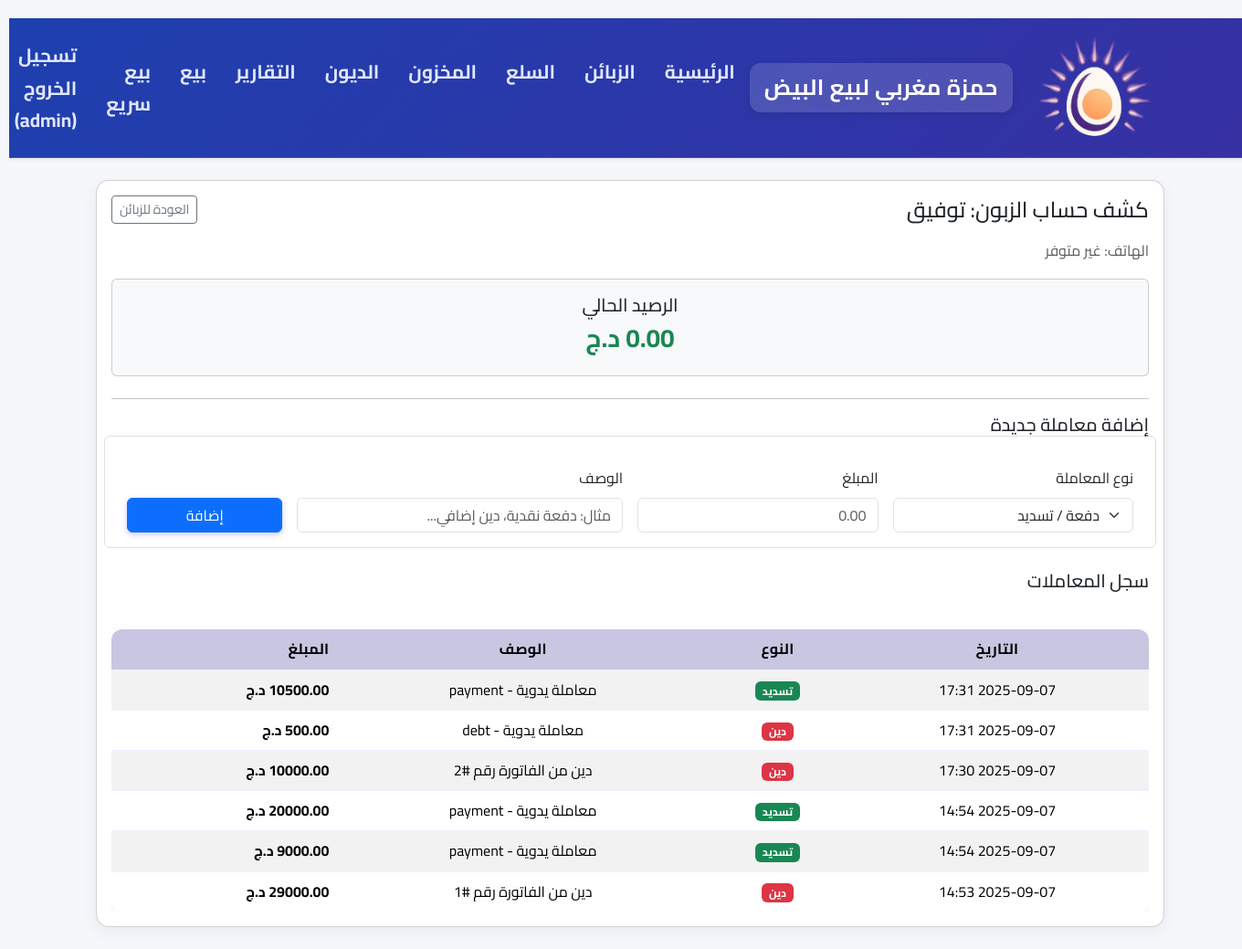
The app's page /customer/1/ledger (signed in) with its own data.
### app.py (models this page shows, shortened)
class User(UserMixin, db.Model):
    id = db.Column(db.Integer, primary_key=True)
    username = db.Column(db.String(80), unique=True, nullable=False)
    password_hash = db.Column(db.String(128))
    role = db.Column(db.String(20), nullable=False, default='seller') # 'admin' or 'seller'

class Customer(db.Model):
    id = db.Column(db.Integer, primary_key=True)
    name = db.Column(db.String(120), nullable=False)
    phone = db.Column(db.String(30))
    notes = db.Column(db.Text)
    @property
    def balance(self):
        total_debt = db.session.query(func.sum(DebtTransaction.amount)).filter(
            DebtTransaction.customer_id == self.id,
            DebtTransaction.transaction_type == 'debt'
        ).scalar() or Decimal('0')
        total_payment = db.session.query(func.sum(DebtTransaction.amount)).filter(
            DebtTransaction.customer_id == self.id,
            DebtTransaction.transaction_type == 'payment'
        ).scalar() or Decimal('0')
        return total_debt - total_payment

class DebtTransaction(db.Model):
    id = db.Column(db.Integer, primary_key=True)
    customer_id = db.Column(db.Integer, db.ForeignKey('customer.id'), nullable=False)
    customer = db.relationship('Customer', backref=db.backref('transactions', lazy=True, cascade="all, delete-orphan"))
    sale_id = db.Column(db.Integer, db.ForeignKey('sale.id'), nullable=True)
    sale = db.relationship('Sale')
    date = db.Column(db.DateTime, default=datetime.utcnow)
    transaction_type = db.Column(db.String(20), nullable=False) # 'debt' or 'payment'
    amount = db.Column(db.Numeric(10, 2), nullable=False)
    description = db.Column(db.Text)

### app.py (the view)
@app.route('/customer/<int:customer_id>/ledger')
@login_required
@admin_required
def customer_ledger(customer_id):
    customer = Customer.query.get_or_404(customer_id)
    transactions = DebtTransaction.query.filter_by(customer_id=customer_id).order_by(DebtTransaction.date.desc()).all()
    return render_template('customer_ledger.html', customer=customer, transactions=transactions)

### app.py (called while the page is built)
@login_manager.user_loader
def load_user(user_id):
    return User.query.get(int(user_id))

def admin_required(f):
    @wraps(f)
    def decorated_function(*args, **kwargs):
        if not current_user.is_authenticated or current_user.role != 'admin':
            flash('ليس لديك الصلاحية للوصول لهذه الصفحة.')
            return redirect(url_for('index'))
        return f(*args, **kwargs)
    return decorated_function

### templates/customer_ledger.html (shortened to what this page needs)
{% extends 'base.html' %}
{% block content %}
<div class="card card-modern">
    <div class="card-body">
        <div class="d-flex justify-content-between align-items-center mb-3">
            <h4 class="mb-0">كشف حساب الزبون: {{ customer.name }}</h4>
            <a href="{{ url_for('customers') }}" class="btn btn-sm btn-outline-secondary">العودة للزبائن</a>
        </div>
        <p class="text-muted">الهاتف: {{ customer.phone or 'غير متوفر' }}</p>
        <div class="card bg-light p-3 mb-4">
            <h5 class="text-center">الرصيد الحالي</h5>
            {% set balance = customer.balance %}
            <h3 class="text-center fw-bold {% if balance > 0 %}balance-positive{% else %}balance-zero{% endif %}">
                {{ "%.2f"|format(balance) }} د.ج
            </h3>
        </div>
        <hr>
        <h5 class="mb-3">إضافة معاملة جديدة</h5>
        <form action="{{ url_for('add_transaction') }}" method="POST" class="row g-3 border p-3 rounded mb-4">
            <div class="col-md-3">
                <label for="transaction_type" class="form-label">نوع المعاملة</label>
                <select name="transaction_type" id="transaction_type" class="form-select" required>
                    <option value="payment">دفعة / تسديد</option>
                </select>
            </div>
            <div class="col-md-3">
                <label for="amount" class="form-label">المبلغ</label>
                <input type="text" name="amount" id="amount" class="form-control" placeholder="0.00" required>
            </div>
            <div class="col-md-4">
                <label for="description" class="form-label">الوصف</label>
                <input type="text" name="description" id="description" class="form-control" placeholder="مثال: دفعة نقدية، دين إضافي...">
            </div>
            <div class="col-md-2 d-flex align-items-end">
                <button type="submit" class="btn btn-primary w-100">إضافة</button>
            </div>
        </form>
        <h5 class="mb-3">سجل المعاملات</h5>
        <div class="table-responsive">
            <table class="table table-striped table-hover">
                <thead class="table-light">
                    <tr>
                        <th>التاريخ</th>
                        <th>النوع</th>
                        <th>الوصف</th>
                        <th class="text-end">المبلغ</th>
                    </tr>
                </thead>
                <tbody>
                    {% for t in transactions %}
                    <tr>
                        <td>{{ t.date.strftime('%Y-%m-%d %H:%M') }}</td>
                        <td>
                            {% if t.transaction_type == 'debt' %}
                                <span class="badge bg-danger">دين</span>
                            {% else %}
                                <span class="badge bg-success">تسديد</span>
                            {% endif %}
                        </td>
                        <td>{{ t.description or '' }}</td>
                        <td class="text-end fw-bold {% if t.transaction_type == 'debt' %}transaction-debt{% else %}transaction-payment{% endif %}">
                            {{ "%.2f"|format(t.amount) }} د.ج
                        </td>
                    </tr>
                    {% else %}
                    <tr>
                        <td colspan="4" class="text-center text-muted">لا يوجد معاملات لعرضها.</td>
                    </tr>
                    {% endfor %}
                </tbody>
            </table>
        </div>
    </div>
</div>
{% endblock %}

### templates/base.html (shortened to what this page needs)
    <!doctype html>
    <html lang="ar" dir="rtl">
      <head>
        <link href="https://cdn.jsdelivr.net/npm/bootstrap@5.3.2/dist/css/bootstrap.min.css" rel="stylesheet">
        <link rel="stylesheet" href="{{ url_for('static', filename='style.css') }}">
      </head>
      <body class="rtl">
        {% if current_user.is_authenticated %}
        <nav class="navbar navbar-expand-lg navbar-light bg-white shadow-sm mb-4">
          <div class="container">
            <img
              src="{{ url_for('static', filename='logo.png') }}"
              alt="شعار المحل"
              class="navbar-logo d-inline-block align-text-top"
            >
            <a class="navbar-brand" href="{{ url_for('index') }}">حمزة مغربي لبيع البيض</a>
            <div class="collapse navbar-collapse">
              <ul class="navbar-nav me-auto">
                {% if current_user.role == 'admin' %}
                  <li class="nav-item"><a class="nav-link" href="{{ url_for('index') }}">الرئيسية</a></li>
                  <li class="nav-item"><a class="nav-link" href="{{ url_for('customers') }}">الزبائن</a></li>
                  <li class="nav-item"><a class="nav-link" href="{{ url_for('products') }}">السلع</a></li>
                  <li class="nav-item"><a class="nav-link" href="{{ url_for('inventory') }}">المخزون</a></li>
                  <li class="nav-item"><a class="nav-link" href="{{ url_for('all_debts') }}">الديون</a></li>
                  <li class="nav-item"><a class="nav-link" href="{{ url_for('reports') }}">التقارير</a></li>
                {% endif %}
                <li class="nav-item"><a class="nav-link" href="{{ url_for('new_sale') }}">بيع</a></li>
                <li class="nav-item"><a class="nav-link" href="{{ url_for('fast_selling') }}">بيع سريع</a></li>
              </ul>
              <ul class="navbar-nav ms-auto">
                <li class="nav-item">
                  <a class="nav-link" href="{{ url_for('logout') }}">تسجيل الخروج ({{ current_user.username }})</a>
                </li>
              </ul>
            </div>
          </div>
        </nav>
        {% endif %}
        <div class="container">
          {% block content %}{% endblock %}
        </div>
      </body>
    </html>

### static/style.css (style rules this page uses)
* { box-sizing: border-box; margin: 0; padding: 0; }
body { font-family: 'Cairo', 'Segoe UI', Tahoma, Geneva, Verdana, sans-serif; direction: rtl; background-color: #f8f9fc; color: #333; line-height: 1.7; min-height: 100vh; padding-top: 20px; }
.navbar { background: linear-gradient(135deg, #1e40af, #3730a3) !important; box-shadow: 0 4px 20px rgba(0, 0, 0, 0.1); padding: 0.7rem 0; border-bottom: 1px solid rgba(255, 255, 255, 0.1); margin-bottom: 2rem; }
.navbar-brand { font-family: 'Cairo', sans-serif; font-weight: 700; font-size: 1.5rem; color: #ffffff !important; background: rgba(255, 255, 255, 0.15); padding: 0.4rem 1rem; border-radius: 12px; transition: all 0.3s ease; box-shadow: 0 2px 8px rgba(0, 0, 0, 0.1); letter-spacing: 0.5px; }
.nav-link { font-family: 'Cairo', sans-serif; font-weight: 700; color: #e0e7ff !important; font-size: 1.30rem; padding: 0.5rem 1rem !important; border-radius: 8px; transition: all 0.3s ease; position: relative; }
.nav-link::after { content: ''; position: absolute; bottom: 5px; right: 10px; width: 0; height: 2px; background: #818cf8; transition: width 0.3s ease; border-radius: 1px; }
.collapse .navbar-nav .nav-item .nav-link { margin: 4px 0; }
.container { width: 90%; max-width: 1200px; margin: 0 auto; padding: 0 15px; }
.card-modern { background: white; border-radius: 16px; box-shadow: 0 8px 25px rgba(0, 0, 0, 0.08); overflow: hidden; transition: transform 0.3s ease, box-shadow 0.3s ease; margin-bottom: 1.5rem; }
table { width: 100%; border-collapse: separate; border-spacing: 0; margin: 25px 0; background: white; border-radius: 14px; overflow: hidden; box-shadow: 0 6px 20px rgba(0, 0, 0, 0.06); font-size: 1.00rem; text-align: center; direction: rtl; }
th { background: linear-gradient(135deg, #c8c6e1, #c8c6e1); color: #ffffff; font-weight: 700; font-size: 1.00rem; padding: 14px 16px; text-transform: uppercase; letter-spacing: 0.3px; box-shadow: 0 2px 8px rgba(0, 0, 0, 0.1); }
th, td { padding: 12px 15px; text-align: center; border-bottom: 1px solid #eef2ff; vertical-align: middle; }
tbody tr:last-child td { border-bottom: none; }
tbody tr { transition: background-color 0.2s ease, transform 0.2s ease; }
.card-modern table { margin-bottom: 0; border-radius: 12px; }
button { font-family: 'Cairo', sans-serif; background-color: #4f46e5; color: white; border: none; padding: 10px 20px; font-size: 0.95rem; border-radius: 8px; cursor: pointer; transition: all 0.3s ease; box-shadow: 0 2px 6px rgba(79, 70, 229, 0.3); }

### templates/base.html (style rules this page uses)
body { background: #f5f7fb; }
.card-modern { border-radius: 14px; box-shadow: 0 6px 18px rgba(20,30,50,0.06); }
.rtl { direction: rtl; text-align: right; }
.navbar-logo { width: 150px; height: auto; max-height: 150px; }

### templates/customer_ledger.html (style rules this page uses)
.balance-zero { color: #198754; }
.transaction-debt { color: #dc3545; }
.transaction-payment { color: #198754; }

### records on screen
User: username "admin"
Customer: name "توفيق", phone "غير متوفر"
DebtTransaction: date "2025-09-07 17:31", transaction_type "تسديد", description "معاملة يدوية - payment", amount "10500.00"
DebtTransaction: date "2025-09-07 17:31", transaction_type "دين", description "معاملة يدوية - debt", amount "500.00"
DebtTransaction: date "2025-09-07 17:30", transaction_type "دين", amount "10000.00"
DebtTransaction: date "2025-09-07 14:54", transaction_type "تسديد", description "معاملة يدوية - payment", amount "20000.00"
DebtTransaction: date "2025-09-07 14:54", transaction_type "تسديد", description "معاملة يدوية - payment", amount "9000.00"
DebtTransaction: date "2025-09-07 14:53", transaction_type "دين", amount "29000.00"

### other values on screen
{{ "%.2f"|format(balance) }} "0.00"
